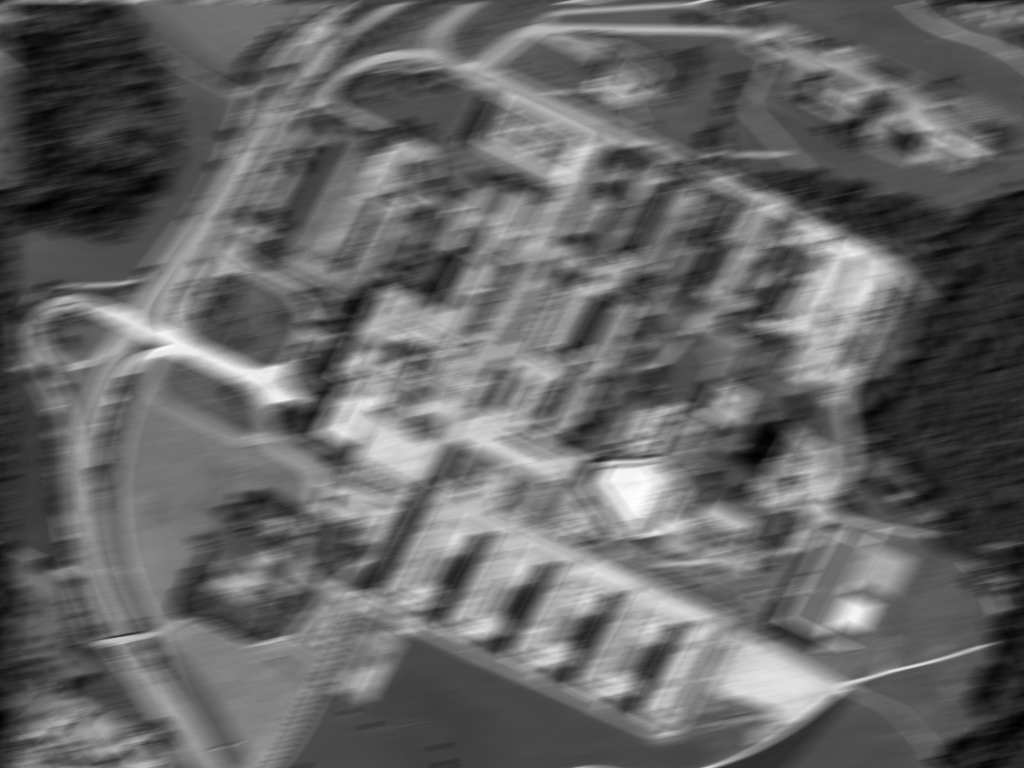
#> input picture data/eth_blurred.png, 1024 x 768 px
$ python a.py
#> lines starting #> are read from the running program, lines starting #| are printed output that depends on the picture; after the words box and inside, x2 and y2 are one past the last pixel; in counts of white or black regions, pixels touching at a corner belong together
import numpy as np
import cv2


def get_motion_psf(kernel_size, motion_angle, motion_dis):
    """ "Point Spread Function" um Bewegung zu simulieren """
    psf = np.zeros(kernel_size)  # point spread function
    x_center = (kernel_size[0] - 1) / 2
    y_center = (kernel_size[1] - 1) / 2

    sin_val = np.sin(motion_angle * np.pi / 180)
    cos_val = np.cos(motion_angle * np.pi / 180)

    for i in range(motion_dis):
        x_offset = round(sin_val * i)
        y_offset = round(cos_val * i)
        psf[int(x_center - x_offset), int(y_center + y_offset)] = 1

    return psf / psf.sum()


''' Bild laden und in den Frequenzraum transformieren '''
img = cv2.imread("../../data/eth_blurred.png", cv2.IMREAD_GRAYSCALE)
#> img is the input picture: shape (768, 1024); min 0, max 255, mean 101.2
IMG = np.fft.fft2(img)


''' Erstellen des Filterkernels und Transformation in den Frequenzraum '''
rows, cols = img.shape
#> rows = 768; cols = 1024
h = get_motion_psf(kernel_size=(rows, cols), motion_angle=11, motion_dis=31)
h = np.fft.fftshift(h) # Muss gemacht werden, da der "Motion Blur Vector" mittig zentriert ist
H = np.fft.fft2(h)
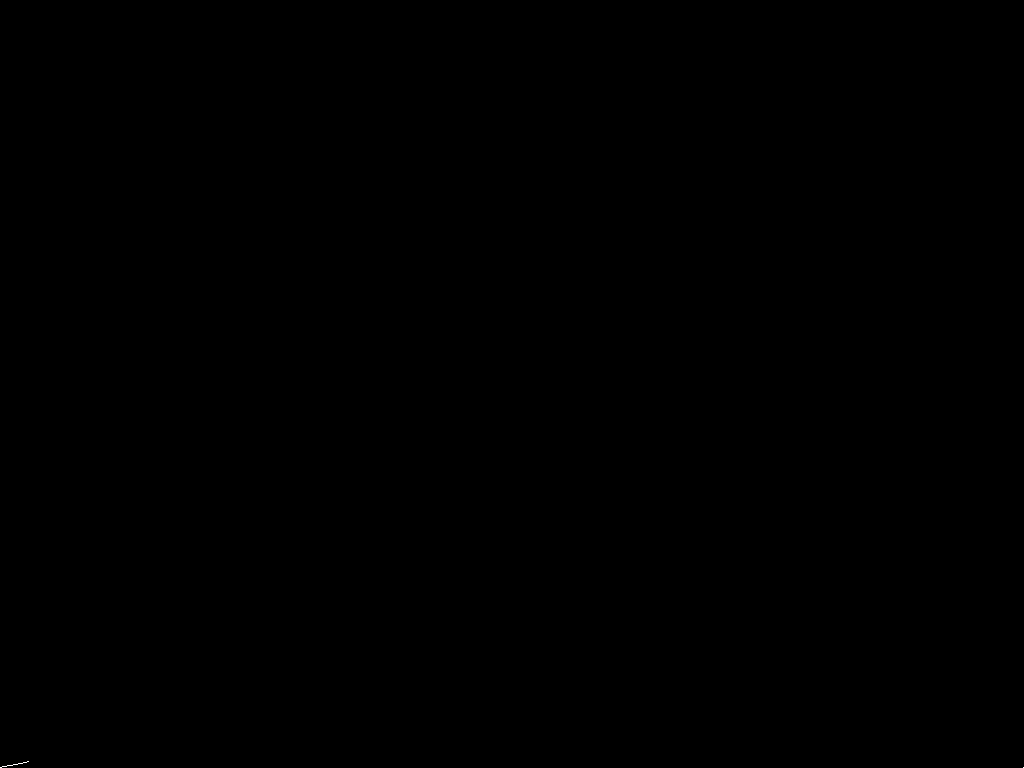
#> h: shape (768, 1024) float64; values 0 (black) and 0.0333 (white), 0% white in thin lines or dots, all inside (x1, y1, x2, y2) = (0, 761, 1024, 768)


''' Ergebnis anzeigen '''
cv2.imshow("Original", img)
#> (the run stopped early here; a loop or call above may not have finished)
